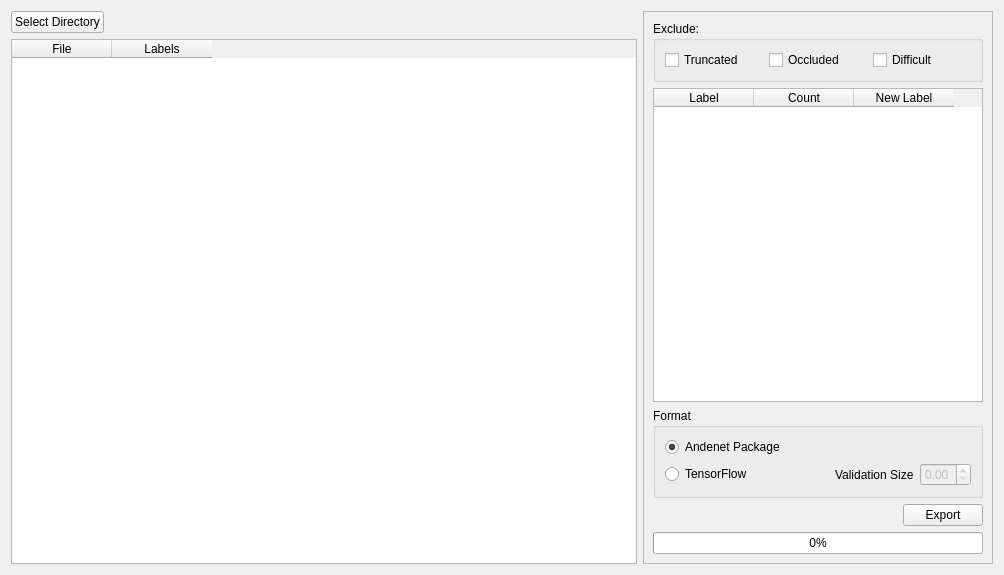
<?xml version="1.0" encoding="UTF-8"?>
<ui version="4.0">
 <class>Form</class>
 <widget class="QWidget" name="Form">
  <property name="geometry">
   <rect>
    <x>0</x>
    <y>0</y>
    <width>1004</width>
    <height>575</height>
   </rect>
  </property>
  <property name="windowTitle">
   <string>Form</string>
  </property>
  <layout class="QGridLayout" name="gridLayout_2">
   <item row="0" column="0">
    <layout class="QHBoxLayout" name="horizontalLayout">
     <item>
      <widget class="QPushButton" name="pushButtonSelectDirectory">
       <property name="text">
        <string>Select Directory</string>
       </property>
      </widget>
     </item>
     <item>
      <spacer name="horizontalSpacer">
       <property name="orientation">
        <enum>Qt::Horizontal</enum>
       </property>
       <property name="sizeHint" stdset="0">
        <size>
         <width>40</width>
         <height>20</height>
        </size>
       </property>
      </spacer>
     </item>
    </layout>
   </item>
   <item row="1" column="0">
    <widget class="QTableWidget" name="tableWidgetFiles">
     <column>
      <property name="text">
       <string>File</string>
      </property>
     </column>
     <column>
      <property name="text">
       <string>Labels</string>
      </property>
     </column>
    </widget>
   </item>
   <item row="0" column="1" rowspan="2">
    <widget class="QFrame" name="frame">
     <property name="maximumSize">
      <size>
       <width>350</width>
       <height>16777215</height>
      </size>
     </property>
     <property name="frameShape">
      <enum>QFrame::StyledPanel</enum>
     </property>
     <property name="frameShadow">
      <enum>QFrame::Raised</enum>
     </property>
     <layout class="QGridLayout" name="gridLayout">
      <item row="2" column="0">
       <widget class="QGroupBox" name="groupBox_2">
        <property name="title">
         <string>Format</string>
        </property>
        <layout class="QGridLayout" name="gridLayout_3">
         <item row="0" column="0">
          <widget class="QRadioButton" name="radioButtonAndenet">
           <property name="text">
            <string>Andenet Package</string>
           </property>
           <property name="checked">
            <bool>true</bool>
           </property>
          </widget>
         </item>
         <item row="1" column="0">
          <widget class="QRadioButton" name="radioButtonTensorFlow">
           <property name="text">
            <string>TensorFlow</string>
           </property>
           <property name="checked">
            <bool>false</bool>
           </property>
          </widget>
         </item>
         <item row="1" column="1">
          <spacer name="horizontalSpacer_2">
           <property name="orientation">
            <enum>Qt::Horizontal</enum>
           </property>
           <property name="sizeHint" stdset="0">
            <size>
             <width>216</width>
             <height>20</height>
            </size>
           </property>
          </spacer>
         </item>
         <item row="1" column="2">
          <widget class="QLabel" name="label">
           <property name="text">
            <string>Validation Size</string>
           </property>
          </widget>
         </item>
         <item row="1" column="3">
          <widget class="QDoubleSpinBox" name="doubleSpinBoxValidation">
           <property name="enabled">
            <bool>false</bool>
           </property>
           <property name="minimum">
            <double>0.000000000000000</double>
           </property>
           <property name="maximum">
            <double>0.300000000000000</double>
           </property>
           <property name="singleStep">
            <double>0.050000000000000</double>
           </property>
          </widget>
         </item>
        </layout>
       </widget>
      </item>
      <item row="1" column="0">
       <widget class="QTableWidget" name="tableWidgetRemap">
        <property name="maximumSize">
         <size>
          <width>16777215</width>
          <height>16777215</height>
         </size>
        </property>
        <column>
         <property name="text">
          <string>Label</string>
         </property>
        </column>
        <column>
         <property name="text">
          <string>Count</string>
         </property>
        </column>
        <column>
         <property name="text">
          <string>New Label</string>
         </property>
        </column>
       </widget>
      </item>
      <item row="4" column="0">
       <widget class="QProgressBar" name="progressBar">
        <property name="value">
         <number>0</number>
        </property>
       </widget>
      </item>
      <item row="3" column="0">
       <layout class="QHBoxLayout" name="horizontalLayout_4">
        <item>
         <spacer name="horizontalSpacer_3">
          <property name="orientation">
           <enum>Qt::Horizontal</enum>
          </property>
          <property name="sizeHint" stdset="0">
           <size>
            <width>40</width>
            <height>20</height>
           </size>
          </property>
         </spacer>
        </item>
        <item>
         <widget class="QPushButton" name="pushButtonExport">
          <property name="text">
           <string>Export</string>
          </property>
         </widget>
        </item>
       </layout>
      </item>
      <item row="0" column="0">
       <widget class="QGroupBox" name="groupBox">
        <property name="title">
         <string>Exclude:</string>
        </property>
        <layout class="QHBoxLayout" name="horizontalLayout_2">
         <item>
          <widget class="QCheckBox" name="checkBoxTruncated">
           <property name="text">
            <string>Truncated</string>
           </property>
          </widget>
         </item>
         <item>
          <widget class="QCheckBox" name="checkBoxOccluded">
           <property name="text">
            <string>Occluded</string>
           </property>
          </widget>
         </item>
         <item>
          <widget class="QCheckBox" name="checkBoxDifficult">
           <property name="text">
            <string>Difficult</string>
           </property>
          </widget>
         </item>
        </layout>
       </widget>
      </item>
     </layout>
    </widget>
   </item>
  </layout>
 </widget>
 <resources/>
 <connections/>
</ui>
